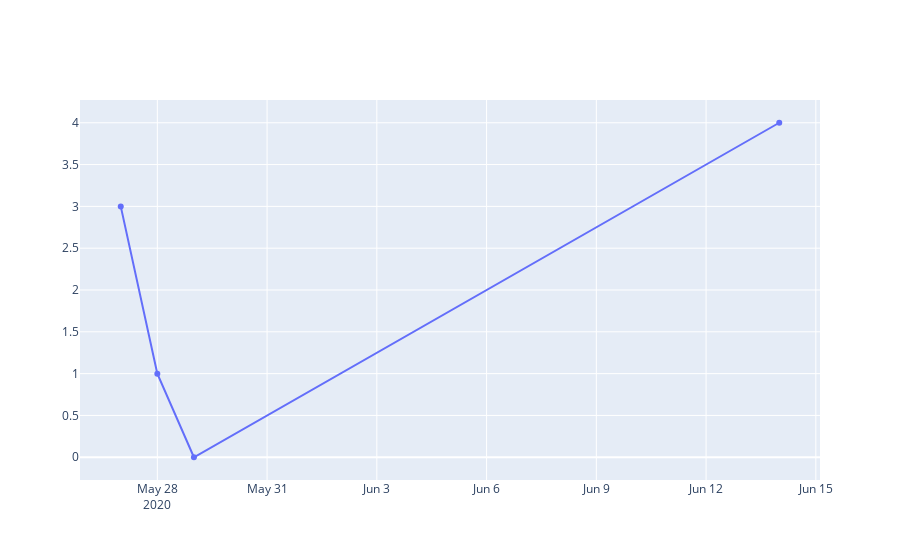

Notebook cell for this chart:
### Code cell
import plotly.express as px
import plotly.graph_objects as go

fig = go.Figure([go.Scatter(x=df2['Date'], y=df2['result'])])
fig.show()

### Figure 1 — Plotly figure (JSON) as saved in the notebook; plotly's stock layout.template omitted (floating-point values rounded to 4 significant figures)
{"data": [{"type": "scatter", "x": ["2020-05-27", "2020-05-28", "2020-05-29", "2020-06-14"], "y": [3, 1, 0, 4]}], "layout": {}}
